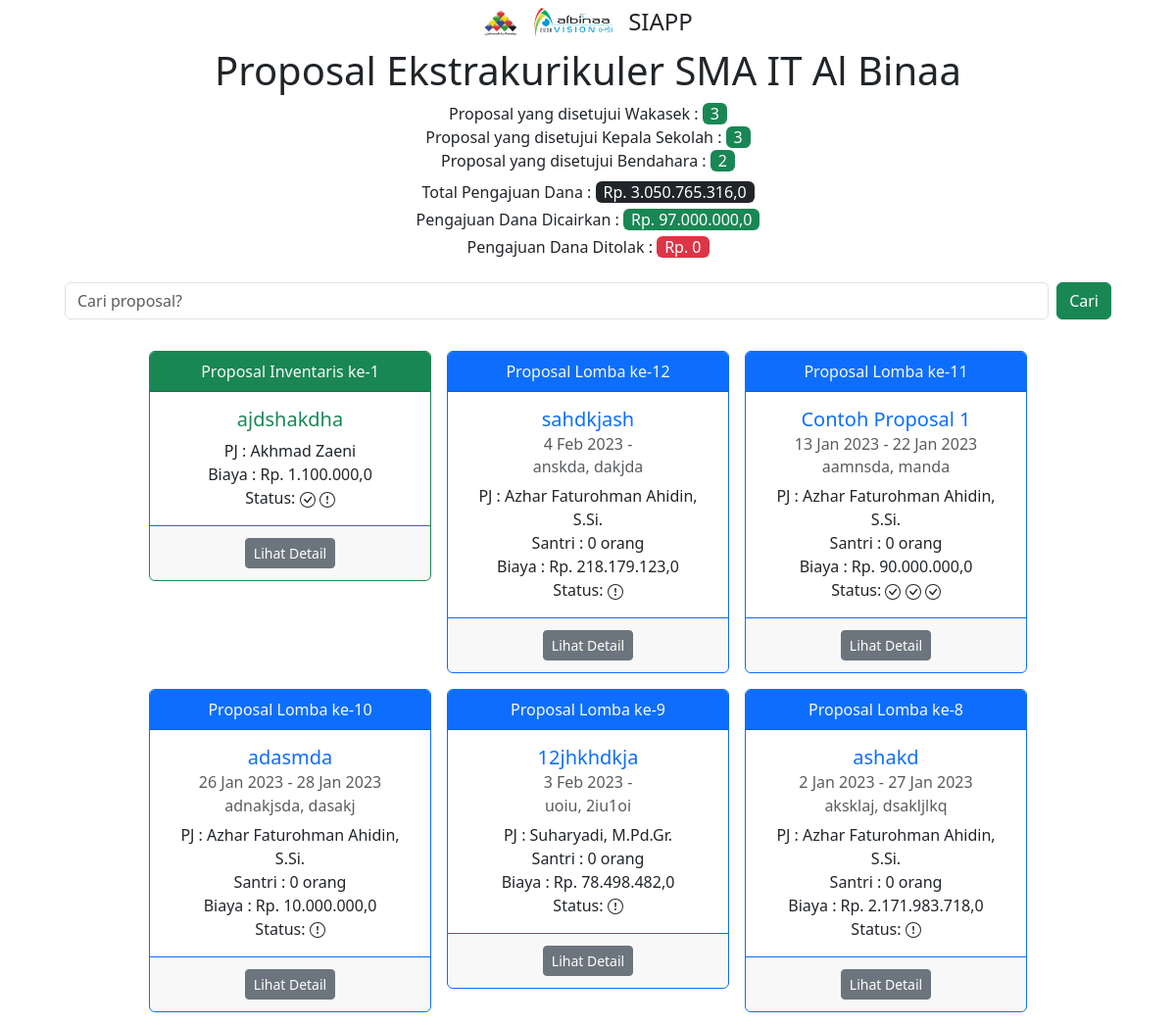
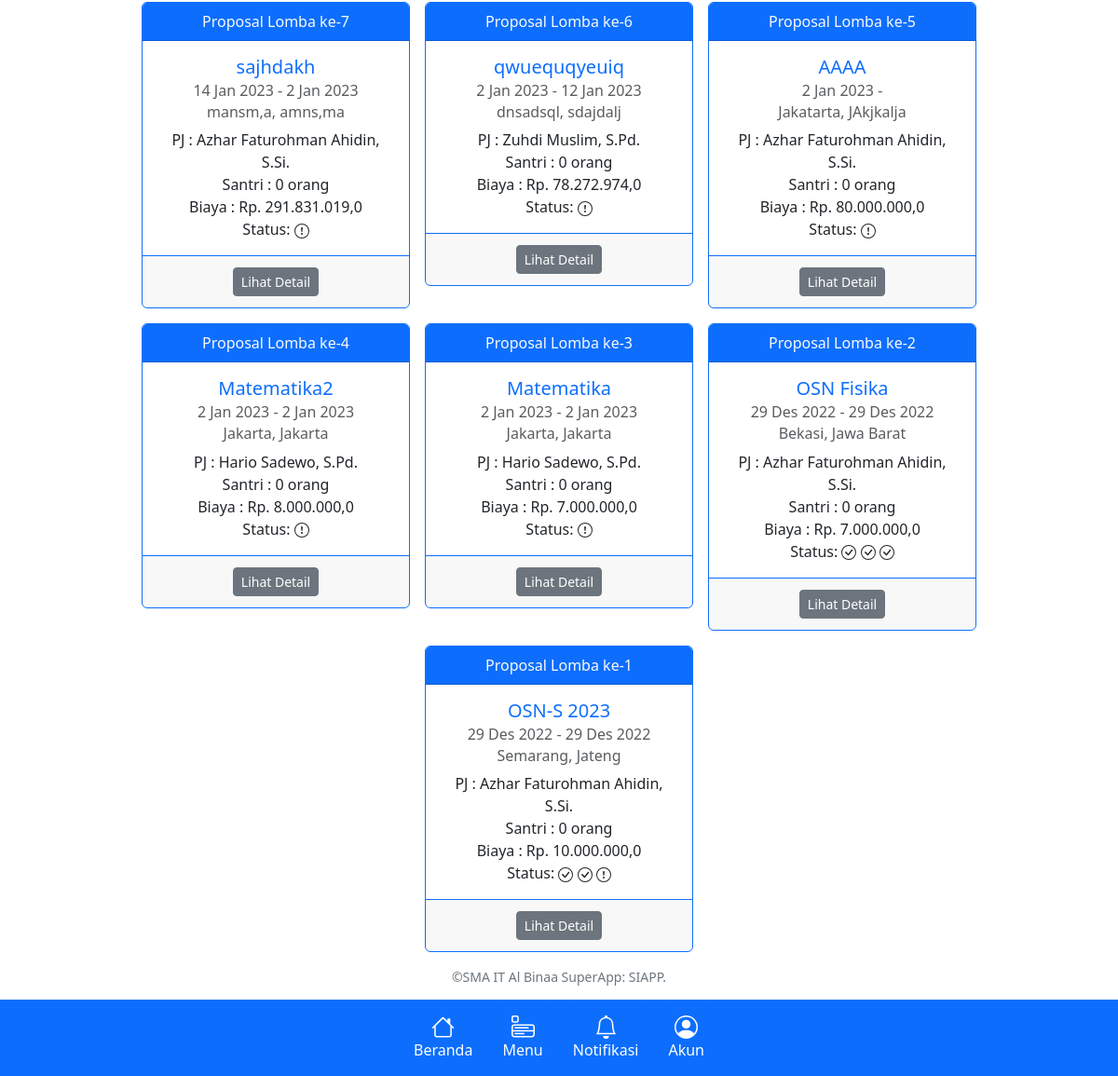
/proposal/, run on the app's committed database (2 pictures, top to bottom).
### proposal/models.py (models this page shows, shortened)
class ProposalInventaris(models.Model):
    judul_proposal = models.CharField(max_length=200, verbose_name="Judul Proposal Pengadaan")
    tanggal_pembelian = models.DateField(verbose_name="Rencana tanggal pembelian", blank=True, null=True)
    nama_toko = models.CharField(max_length=200, blank=True, null=True)
    alamat_toko = models.CharField(max_length=200, blank=True, null=True)
    penanggungjawab = models.ForeignKey(Teacher, on_delete=models.CASCADE)
    nomor_rekening = models.CharField(max_length=100, default="")
    nama_bank = models.CharField(max_length=100, default="Muamalat")
    ekskul = models.ForeignKey(Extracurricular, on_delete=models.CASCADE, null=True, blank=True, verbose_name="Keperluan untuk ekskul")
    santri = models.ManyToManyField(StudentOrganization, verbose_name="Keperluan untuk santri atas nama", blank=True, help_text="Pada PC/Laptop, tekan Ctrl untuk memilih banyak opsi")
    anggaran_biaya = models.FloatField()
    upload_file = models.FileField(upload_to='proposal', verbose_name="Upload File Proposal", help_text="Format file dalam bentuk .pdf")
    Catatan = models.TextField(blank=True, null=True)
    created_at = models.DateTimeField(auto_now_add=True)
    updated_at = models.DateTimeField(auto_now=True)

class Proposal(models.Model):
    nama_event = models.CharField(max_length=200)
    pembuat_event = models.CharField(max_length=200)
    tanggal_pendaftaran = models.DateField()
    batas_pendaftaran = models.DateField(blank=True, null=True)
    tanggal_penyisihan_1 = models.DateField(blank=True, null=True)
    tanggal_penyisihan_2 = models.DateField(blank=True, null=True)
    tanggal_penyisihan_3 = models.DateField(blank=True, null=True)
    tanggal_semifinal = models.DateField(blank=True, null=True)
    tanggal_final = models.DateField(blank=True, null=True)
    pengumuman_pemenang = models.DateField(blank=True, null=True)
    pelaksanaan = models.CharField(max_length=30, choices=pilihan_pelaksaan)
    tingkat_event = models.CharField(max_length=30, choices=pilihan_tingkat)
    berjenjang = models.CharField(max_length=50, choices=pilihan_berjenjang)
    lokasi_event = models.CharField(max_length=200, default="")
    kota = models.CharField(max_length=200, default="", verbose_name="Kota/Kabupaten")
    provinsi = models.CharField(max_length=200, default="")
    penanggungjawab = models.ForeignKey(Teacher, on_delete=models.CASCADE)
    nomor_rekening = models.CharField(max_length=100, default="3410015776")
    nama_bank = models.CharField(max_length=100, default="Muamalat")
    ekskul = models.ForeignKey(Extracurricular, on_delete=models.CASCADE, null=True, blank=True)
    santri = models.ManyToManyField(StudentOrganization, verbose_name="Santri yang ikut", blank=True, help_text="Pada PC/Laptop, tekan Ctrl untuk memilih banyak opsi")
    anggaran_biaya = models.FloatField()
    upload_brosur = models.FileField(upload_to='proposal/brosur', verbose_name="Upload Brosur Lomba", null=True, blank=True)
    upload_undangan = models.FileField(upload_to='proposal/undangan', verbose_name="Upload Undangan Lomba", null=True,
                                     blank=True)
    upload_file = models.FileField(upload_to='proposal', verbose_name="Upload File Proposal", help_text="Format file dalam bentuk .pdf")
    Catatan = models.TextField(blank=True)
    created_at = models.DateTimeField(auto_now_add=True)
    updated_at = models.DateTimeField(auto_now=True)

### ekskul/models.py (models this page shows)
class Teacher(models.Model):
    user = models.OneToOneField(User, on_delete=models.CASCADE, verbose_name="Username",)
    nama_lengkap = models.CharField(max_length=100, verbose_name="Nama Ustadz")
    niy = models.IntegerField(default=0, verbose_name='NIY')
    gelar_depan = models.CharField(max_length=20, blank=True)
    gelar_belakang = models.CharField(max_length=20, blank=True)
    jabatan = models.CharField(max_length=100, blank=True)
    jabatan_khusus = models.CharField(max_length=100, blank=True)
    email = models.EmailField(default='user@gmail.com')
    no_hp = models.IntegerField(blank=True, default=0)
    foto = CompressedImageField(upload_to='user', default='blank-profile.png', blank=True, null=True, quality=50, help_text="format foto .jpg / .jpeg")
    def __str__(self):
        if self.gelar_depan or self.gelar_belakang:
            return f'%s, %s.' % (self.nama_lengkap, self.gelar_belakang)
        else:
            return self.nama_lengkap

### proposal/views.py (the view)
# urls.py: path('', deskripsi.views.home_view, name='app-index'),
def index(request):
    proposal = Proposal.objects.all().order_by('-created_at')
    proposal_inventaris = ProposalInventaris.objects.all().order_by('-created_at')
    jumlah = Proposal.objects.aggregate(Sum('anggaran_biaya'))
    jumlah_diterima = Proposal.objects.filter(proposalstatusbendahara__is_bendahara="Accepted").aggregate(Sum('anggaran_biaya'))
    jumlah_ditolak = Proposal.objects.filter(Q(proposalstatus__is_wakasek="Rejected") | Q(proposalstatuskepsek__is_kepsek="Rejected")).aggregate(Sum('anggaran_biaya'))
    diterima = ProposalStatus.objects.filter(is_wakasek="Accepted")
    diterima_kepsek = ProposalStatusKepsek.objects.filter(is_kepsek="Accepted")
    diterima_bendahara = ProposalStatusBendahara.objects.filter(is_bendahara="Accepted")
    context = {
        'proposal': proposal,
        'proposal_inventaris': proposal_inventaris,
        'jumlah': jumlah,
        'jumlah_diterima': jumlah_diterima,
        'jumlah_ditolak': jumlah_ditolak,
        'diterima': diterima,
        'diterima_kepsek': diterima_kepsek,
        'diterima_bendahara': diterima_bendahara,
    }
    return render(request, 'proposal.html', context)

### templates/proposal.html (shortened to what this page needs)
{% extends 'base.html' %}
{% load static %}
{% block content %}
    {% load humanize %}
    <div class="mt-4 mb-2 pt-4 text-center">
        <h1>Proposal Ekstrakurikuler SMA IT Al Binaa</h1>
        <p class="m-0">Proposal yang disetujui Wakasek : <span class="text-bg-success ps-2 pe-2 rounded">{{ diterima.count }}</span></p>
        <p class="m-0">Proposal yang disetujui Kepala Sekolah : <span class="text-bg-success ps-2 pe-2 rounded">{{ diterima_kepsek.count }}</span></p>
        <p class="m-0">Proposal yang disetujui Bendahara : <span class="text-bg-success ps-2 pe-2 rounded">{{ diterima_bendahara.count }}</span></p>
    </div>
    <div class="text-center">
        <p class="m-1">Total Pengajuan Dana : <span class="text-bg-dark ps-2 pe-2 rounded">Rp. {{ jumlah.anggaran_biaya__sum|intcomma }}</span></p>
        {% if jumlah_diterima.anggaran_biaya__sum %}
            <p class="m-1">Pengajuan Dana Dicairkan : <span class="text-bg-success ps-2 pe-2 rounded">Rp. {{ jumlah_diterima.anggaran_biaya__sum|intcomma }}</span></p>
        {% else %}
            <p class="m-1">Pengajuan Dana Diterima : <span class="text-bg-success ps-2 pe-2 rounded">Rp. 0 </span></p>
        {% endif %}
        {% if jumlah_ditolak.anggaran_biaya__sum %}
            <p class="m-1">Pengajuan Dana Ditolak : <span class="text-bg-danger ps-2 pe-2 rounded">Rp. {{ jumlah_ditolak.anggaran_biaya__sum|intcomma }}</span></p>
        {% else %}
            <p class="m-1">Pengajuan Dana Ditolak : <span class="text-bg-danger ps-2 pe-2 rounded">Rp. 0 </span></p>
        {% endif %}
    </div>
    <div class="container text-center">
        <form class="d-flex my-4 mx-4" role="search" method="get" action="{% url 'proposal:proposal-index' %}">
            <input class="form-control me-2" name="q" type="text" placeholder="Cari proposal?" aria-label="Search">
            <input class="btn btn-success" type="submit" value="Cari">
        </form>
        <div class="d-flex flex-wrap justify-content-center">
            {% if proposal_inventaris %}
                {% for data in proposal_inventaris %}
                    <div class="card border-success m-2" style="width: 18rem; height: 100%;">
                        <div class="card-header bg-success text-light">
                            Proposal Inventaris ke-{{ forloop.revcounter }}
                        </div>
                        <div class="card-body">
                            <h5 class="card-title text-success">{{ data.judul_proposal }}</h5>
                            <p class="card-text p-0 m-0">PJ : {{ data.penanggungjawab }}</p>
                            <p class="card-text p-0 m-0">Biaya : Rp. {{ data.anggaran_biaya|intcomma }}</p>
                            <p class="card-text p-0 m-0">Status:
                            </p>
                        </div>
                        <div class="card-footer border-primary text-light">
                            {% if request.user.is_authenticated %}
                                {% if request.user.username == 'agung_wa' %}
                                    <a href="{% url 'proposal:detail-proposal-inventaris' data.id %}" class="btn btn-sm btn-info m-1">
                                        <svg xmlns="http://www.w3.org/2000/svg" width="16" height="16" fill="currentColor" class="bi bi-info-circle" viewBox="0 0 16 16">
                                            <path d="M8 15A7 7 0 1 1 8 1a7 7 0 0 1 0 14zm0 1A8 8 0 1 0 8 0a8 8 0 0 0 0 16z"/>
                                            <path d="m8.93 6.588-2.29.287-.082.38.45.083c.294.07.352.176.288.469l-.738 3.468c-.194.897.105 1.319.808 1.319.545 0 1.178-.252 1.465-.598l.088-.416c-.2.176-.492.246-.686.246-.275 0-.375-.193-.304-.533L8.93 6.588zM9 4.5a1 1 0 1 1-2 0 1 1 0 0 1 2 0z"/>
                                        </svg>
                                        Lihat Detail
                                    </a>
                                    <a href="{% url 'proposal:proposal-inventaris-approval-kepsek' data.id %}" class="btn btn-sm btn-success m-1">Approval Kepsek</a>
                                {% elif request.user.username == 'chevi_indrayadi' %}
                                    <a href="{% url 'proposal:detail-proposal-inventaris' data.id %}" class="btn btn-sm btn-secondary m-1">Detail</a>
                                    <a href="{% url 'proposal:proposal-inventaris-approval-bendahara' data.id %}" class="btn btn-sm btn-success m-1">Approval Bendahara</a>
                                {% elif request.user.username == 'panji_asmara' %}
                                    <a href="{% url 'proposal:detail-proposal-inventaris' data.id %}" class="btn btn-sm btn-secondary m-1">Detail</a>
                                    <a href="{% url 'proposal:proposal-inventaris-approval' data.id %}" class="btn btn-sm btn-success m-1">Approval</a>
                                    <a href="{% url 'proposal:proposal-inventaris-approval-transfer' data.id %}" class="btn btn-sm btn-primary m-1">Bukti Transfer</a>
                                {% elif data.proposalstatusbendahara_set.first.is_bendahara == "Accepted" %}
                                    <a href="{% url 'proposal:detail-proposal-inventaris' data.id %}" class="btn btn-sm btn-secondary m-1">Detail</a>
                                    <a href="{% url 'proposal:proposal-inventaris-approval-transfer' data.id %}" class="btn btn-sm btn-success m-1">Bukti Transfer</a>
                                {% else %}
                                    <a href="{% url 'proposal:detail-proposal-inventaris' data.id %}" class="btn btn-sm btn-secondary m-1">Detail</a>
                                    <a href="{% url 'proposal:edit-inventaris-proposal' data.id %}" class="btn btn-sm btn-warning m-1">Edit</a>
                                    <a href="{% url 'proposal:delete-inventaris-proposal' data.id %}" class="btn btn-sm btn-danger m-1">Hapus</a>
                                {% endif %}
                            {% else %}
                                <a href="{% url 'proposal:detail-proposal-inventaris' data.id %}" class="btn btn-sm btn-secondary m-1">Lihat Detail</a>
                            {% endif %}
                        </div>
                    </div>
                {% endfor %}
            {% endif %}
            {% if proposal %}
                {% for data in proposal %}
                    <div class="card border-primary m-2" style="width: 18rem; height: 100%;">
                        <div class="card-header bg-primary text-light">
                            Proposal Lomba ke-{{ forloop.revcounter }}
                        </div>
                        <div class="card-body">
                            <h5 class="card-title text-primary">{{ data.nama_event }}</h5>
                            <h6 class="card-subtitle mb-2 text-muted">{{ data.tanggal_pendaftaran|date:"j M Y" }} - {{ data.tanggal_final|date:"j M Y" }}</h6>
                            <h6 class="card-subtitle mb-2 text-muted">{{ data.kota }}, {{ data.provinsi }}</h6>
                            <p class="card-text p-0 m-0">PJ : {{ data.penanggungjawab }}</p>
                            <p class="card-text p-0 m-0">Santri : {{ data.santri.count }} orang</p>
                            <p class="card-text p-0 m-0">Biaya : Rp. {{ data.anggaran_biaya|intcomma }}</p>
                            <p class="card-text p-0 m-0">Status:
                            </p>
                        </div>
                        <div class="card-footer border-primary text-light">
                            {% if request.user.is_authenticated %}
                                {% if request.user.username == 'agung_wa' %}
                                    <a href="{% url 'proposal:detail-proposal' data.id %}" class="btn btn-sm btn-info m-1">
                                        <svg xmlns="http://www.w3.org/2000/svg" width="16" height="16" fill="currentColor" class="bi bi-info-circle" viewBox="0 0 16 16">
                                            <path d="M8 15A7 7 0 1 1 8 1a7 7 0 0 1 0 14zm0 1A8 8 0 1 0 8 0a8 8 0 0 0 0 16z"/>
                                            <path d="m8.93 6.588-2.29.287-.082.38.45.083c.294.07.352.176.288.469l-.738 3.468c-.194.897.105 1.319.808 1.319.545 0 1.178-.252 1.465-.598l.088-.416c-.2.176-.492.246-.686.246-.275 0-.375-.193-.304-.533L8.93 6.588zM9 4.5a1 1 0 1 1-2 0 1 1 0 0 1 2 0z"/>
                                        </svg>
                                        Lihat Detail
                                    </a>
                                    <a href="{% url 'proposal:proposal-approval-kepsek' data.id %}" class="btn btn-sm btn-success m-1">Approval Kepsek</a>
                                {% elif request.user.username == 'chevi_indrayadi' %}
                                    <a href="{% url 'proposal:detail-proposal' data.id %}" class="btn btn-sm btn-secondary m-1">Detail</a>
                                    <a href="{% url 'proposal:proposal-approval-bendahara' data.id %}" class="btn btn-sm btn-success m-1">Approval Bendahara</a>
                                {% elif request.user.username == 'panji_asmara' %}
                                    <a href="{% url 'proposal:detail-proposal' data.id %}" class="btn btn-sm btn-secondary m-1">Detail</a>
                                    <a href="{% url 'proposal:proposal-approval' data.id %}" class="btn btn-sm btn-success m-1">Approval</a>
                                    <a href="{% url 'proposal:proposal-approval-transfer' data.id %}" class="btn btn-sm btn-primary m-1">Bukti Transfer</a>
                                {% elif data.proposalstatusbendahara_set.first.is_bendahara == "Accepted" %}
                                    <a href="{% url 'proposal:detail-proposal' data.id %}" class="btn btn-sm btn-secondary m-1">Detail</a>
                                    <a href="{% url 'proposal:proposal-approval-transfer' data.id %}" class="btn btn-sm btn-success m-1">Bukti Transfer</a>
                                {% else %}
                                    <a href="{% url 'proposal:detail-proposal' data.id %}" class="btn btn-sm btn-secondary m-1">Detail</a>
                                    <a href="{% url 'proposal:edit-proposal' data.id %}" class="btn btn-sm btn-warning m-1">Edit</a>
                                    <a href="{% url 'proposal:delete-proposal' data.id %}" class="btn btn-sm btn-danger m-1">Hapus</a>
                                {% endif %}
                            {% else %}
                                <a href="{% url 'proposal:detail-proposal' data.id %}" class="btn btn-sm btn-secondary m-1">Lihat Detail</a>
                            {% endif %}
                        </div>
                    </div>
                {% endfor %}
            {% endif %}
        </div>
    </div>
{% endblock %}

### data on the page
ProposalInventaris: judul_proposal "ajdshakdha", penanggungjawab "Akhmad Zaeni", anggaran_biaya "1.100.000,0"
Proposal: nama_event "sahdkjash", tanggal_pendaftaran "4 Feb 2023", kota "anskda", provinsi "dakjda", penanggungjawab "Azhar Faturohman Ahidin, S.Si.", santri.count "0", anggaran_biaya "218.179.123,0"
Proposal: nama_event "Contoh Proposal 1", tanggal_pendaftaran "13 Jan 2023", tanggal_final "22 Jan 2023", kota "aamnsda", provinsi "manda", penanggungjawab "Azhar Faturohman Ahidin, S.Si.", santri.count "0", anggaran_biaya "90.000.000,0"
Proposal: nama_event "adasmda", tanggal_pendaftaran "26 Jan 2023", tanggal_final "28 Jan 2023", kota "adnakjsda", provinsi "dasakj", penanggungjawab "Azhar Faturohman Ahidin, S.Si.", santri.count "0", anggaran_biaya "10.000.000,0"
Proposal: nama_event "12jhkhdkja", tanggal_pendaftaran "3 Feb 2023", kota "uoiu", provinsi "2iu1oi", penanggungjawab "Suharyadi, M.Pd.Gr.", santri.count "0", anggaran_biaya "78.498.482,0"
Proposal: nama_event "ashakd", tanggal_pendaftaran "2 Jan 2023", tanggal_final "27 Jan 2023", kota "aksklaj", provinsi "dsakljlkq", penanggungjawab "Azhar Faturohman Ahidin, S.Si.", santri.count "0", anggaran_biaya "2.171.983.718,0"
Proposal: nama_event "sajhdakh", tanggal_pendaftaran "14 Jan 2023", tanggal_final "2 Jan 2023", kota "mansm,a", provinsi "amns,ma", penanggungjawab "Azhar Faturohman Ahidin, S.Si.", santri.count "0", anggaran_biaya "291.831.019,0"
Proposal: nama_event "qwuequqyeuiq", tanggal_pendaftaran "2 Jan 2023", tanggal_final "12 Jan 2023", kota "dnsadsql", provinsi "sdajdalj", penanggungjawab "Zuhdi Muslim, S.Pd.", santri.count "0", anggaran_biaya "78.272.974,0"
Proposal: nama_event "AAAA", tanggal_pendaftaran "2 Jan 2023", kota "Jakatarta", provinsi "JAkjkalja", penanggungjawab "Azhar Faturohman Ahidin, S.Si.", santri.count "0", anggaran_biaya "80.000.000,0"
Proposal: nama_event "Matematika2", tanggal_pendaftaran "2 Jan 2023", tanggal_final "2 Jan 2023", kota "Jakarta", provinsi "Jakarta", penanggungjawab "Hario Sadewo, S.Pd.", santri.count "0", anggaran_biaya "8.000.000,0"
Proposal: nama_event "Matematika", tanggal_pendaftaran "2 Jan 2023", tanggal_final "2 Jan 2023", kota "Jakarta", provinsi "Jakarta", penanggungjawab "Hario Sadewo, S.Pd.", santri.count "0", anggaran_biaya "7.000.000,0"
Proposal: nama_event "OSN Fisika", tanggal_pendaftaran "29 Des 2022", tanggal_final "29 Des 2022", kota "Bekasi", provinsi "Jawa Barat", penanggungjawab "Azhar Faturohman Ahidin, S.Si.", santri.count "0", anggaran_biaya "7.000.000,0"
Proposal: nama_event "OSN-S 2023", tanggal_pendaftaran "29 Des 2022", tanggal_final "29 Des 2022", kota "Semarang", provinsi "Jateng", penanggungjawab "Azhar Faturohman Ahidin, S.Si.", santri.count "0", anggaran_biaya "10.000.000,0"

### other printed values
{{ diterima.count }} "3"
{{ diterima_kepsek.count }} "3"
{{ diterima_bendahara.count }} "2"
{{ jumlah.anggaran_biaya__sum|intcomma }} "3.050.765.316,0"
{{ jumlah_diterima.anggaran_biaya__sum|intcomma }} "97.000.000,0"
